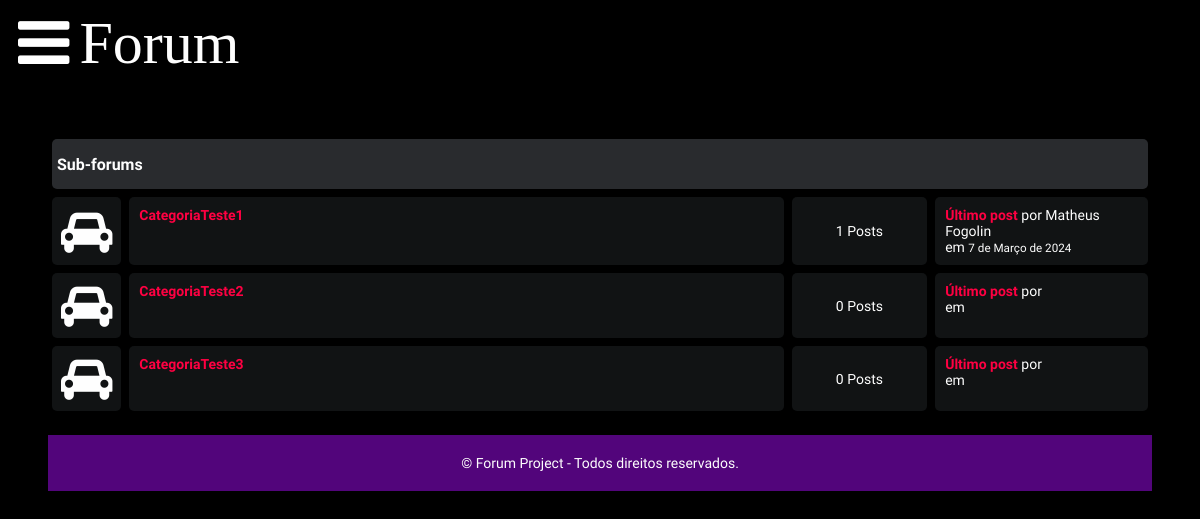
The page / on the database its author committed.
### main/models.py (models this page shows, shortened)
class Category(models.Model):
    title = models.CharField(max_length = 50)
    slug = models.SlugField(max_length = 450, unique = True, blank = True)
    class Meta:
        verbose_name_plural = "categories"
    def get_url(self):
        return reverse("posts", kwargs = {
            "slug": self.slug,
        })
    @property
    def post_count(self):
        return Post.objects.filter(categories=self).count()
    @property
    def last_post(self):
        return Post.objects.filter(categories=self).latest("date")

class Post(models.Model):
    title = models.CharField('Título do post', max_length = 450)
    slug = models.SlugField(max_length = 450, unique = True, blank = True)
    user = models.ForeignKey(Author, on_delete = models.CASCADE)
    content = HTMLField('Conteúdo')
    categories = models.ManyToManyField(Category)
    date = models.DateTimeField(auto_now_add = True)
    approved = models.BooleanField(default = False)
    hit_count_generic = GenericRelation(HitCount, object_id_field = 'object_pk', related_query_name = 'hit_count_generic_relation')
    tags = TaggableManager()
    comments = models.ManyToManyField(Comment, blank = True)
    def get_url(self):
        return reverse("detail", kwargs={
            "slug":self.slug
        })

class Author(models.Model):
    user = models.ForeignKey(User, on_delete = models.CASCADE)
    first_name = models.CharField('Nome', max_length = 30)
    last_name = models.CharField('Sobrenome', max_length = 30)
    slug = models.SlugField(max_length = 450, unique = True, blank = True)
    bio = HTMLField()
    points = models.IntegerField(default = 0)
    profile_pic = ResizedImageField(size=[50, 80], quality = 100, upload_to = "authors", null = True, default = None, blank = True)
    @property
    def full_name(self):
        return self.first_name + " " + self.last_name

### main/views.py (the view)
# urls.py: path("", home, name="home"),
def home(request):
    categories = Category.objects.all()
    context = {
        "categories": categories
    }
    return render(request, "forums.html", context)

### templates/forums.html
    {% extends "base.html" %}
    {% block content %}
    <div class="container">
        <div class="subforum">
            <div class="subforum-title">
                <h1>Sub-forums</h1>
            </div>
            {% for categorie in categories %}
            <div class="subforum-row">
                <div class="subforum-icon subforum-column center">
                    <i class="fa fa-car center"></i>
                </div>
                <div class="subforum-description subforum-column">
                    <h4><a href="{{categorie.get_url}}">{{categorie.title}}</a></h4>
                </div>
                <div class="subforum-stats subforum-column center">
                    <span>{{categorie.post_count}} Posts</span>
                </div>
                <div class="subforum-info subforum-column">
                    <b><a href="{{categorie.last_post.get_url}}">Último post</a></b> por {{categorie.last_post.user.full_name}}
                    <br> em <small>{{categorie.last_post.date|date}}</small>
                </div>
            </div>
            {% endfor %}
    </div>
    {% endblock content %}

### static/style.css (style rules this page uses)
* { box-sizing: border-box; }
html { font-size: 14px; font-family: 'Titillium Web', sans-serif; background-color:rgb(0,0,0); color:#FEFEFE; }
a { color:#FF0042; font-weight: bolder; text-decoration: none; }
h1 { font-size:16px; font-weight: bolder; }
.container { margin: 20px; padding: 20px; }
.subforum { margin-top:20px; }
.subforum-title { background-color:#292B2E; padding: 5px; border-radius: 5px; margin:4px; }
.subforum-row { display: grid; grid-template-columns: 7% 60% 13% 20%; }
.subforum-column { padding: 10px; margin:4px; border-radius: 5px; background-color:#111314; }
.subforum-description * { margin-block: 0; }
.center { display: flex; justify-content: center; align-items: center; }
.subforum-icon i { font-size: 45px; }

### rows shown on the page
Category: title "CategoriaTeste1", post_count "1", last_post.user.full_name "Matheus Fogolin", last_post "7 de Março de 2024"
Category: title "CategoriaTeste2", post_count "0"
Category: title "CategoriaTeste3", post_count "0"
